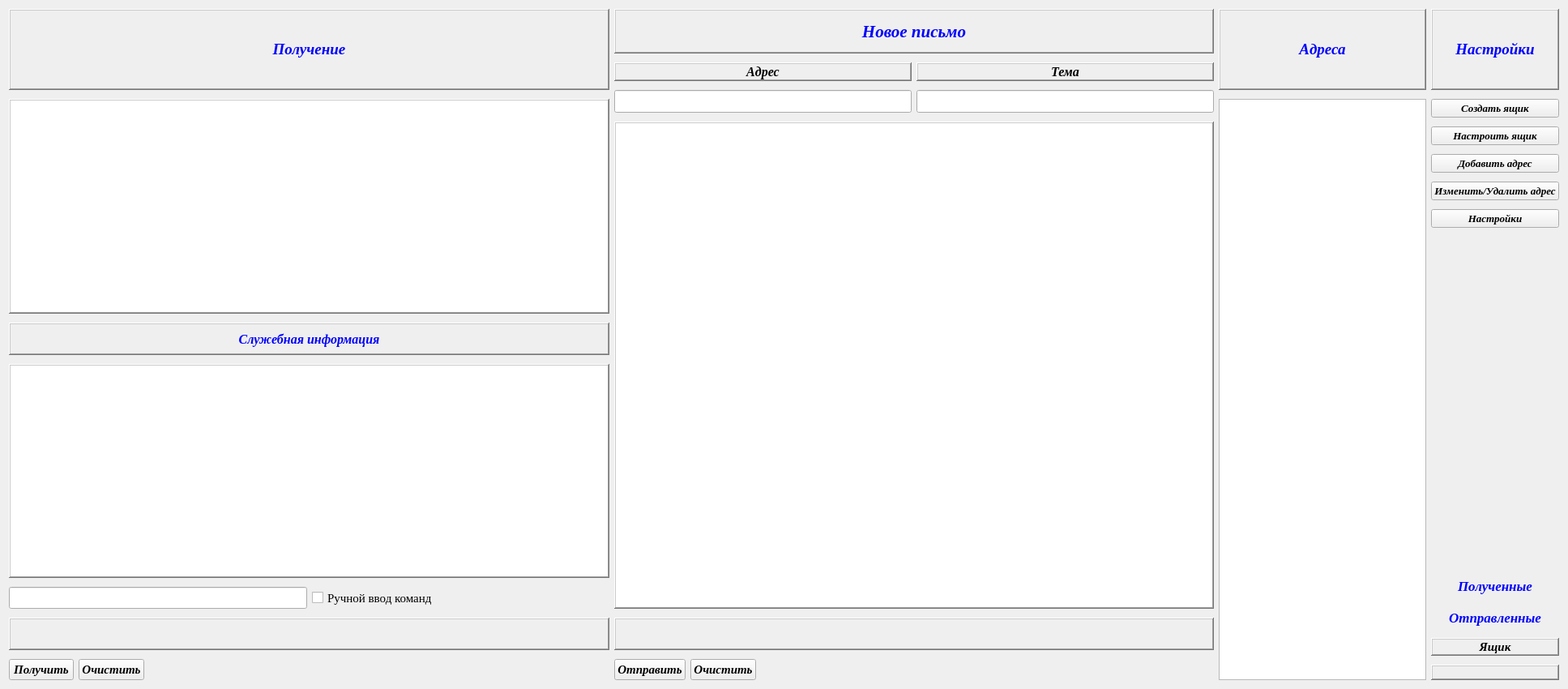
<?xml version="1.0" encoding="UTF-8"?>
<ui version="4.0">
 <class>PostClass</class>
 <widget class="QWidget" name="PostClass">
  <property name="geometry">
   <rect>
    <x>0</x>
    <y>0</y>
    <width>1935</width>
    <height>850</height>
   </rect>
  </property>
  <property name="minimumSize">
   <size>
    <width>0</width>
    <height>850</height>
   </size>
  </property>
  <property name="cursor">
   <cursorShape>ArrowCursor</cursorShape>
  </property>
  <property name="windowTitle">
   <string>Почтовик</string>
  </property>
  <property name="windowIcon">
   <iconset>
    <normaloff>icon2.png</normaloff>icon2.png</iconset>
  </property>
  <layout class="QHBoxLayout" name="horizontalLayout_4">
   <item>
    <layout class="QVBoxLayout" name="verticalLayout">
     <property name="spacing">
      <number>11</number>
     </property>
     <item>
      <widget class="QLabel" name="plblRec">
       <property name="sizePolicy">
        <sizepolicy hsizetype="Preferred" vsizetype="Preferred">
         <horstretch>0</horstretch>
         <verstretch>0</verstretch>
        </sizepolicy>
       </property>
       <property name="minimumSize">
        <size>
         <width>0</width>
         <height>100</height>
        </size>
       </property>
       <property name="styleSheet">
        <string notr="true">font: bold oblique 14pt Times; color: blue;</string>
       </property>
       <property name="frameShape">
        <enum>QFrame::WinPanel</enum>
       </property>
       <property name="frameShadow">
        <enum>QFrame::Raised</enum>
       </property>
       <property name="lineWidth">
        <number>6</number>
       </property>
       <property name="text">
        <string>Получение</string>
       </property>
       <property name="alignment">
        <set>Qt::AlignCenter</set>
       </property>
      </widget>
     </item>
     <item>
      <widget class="QTextEdit" name="m_ptxtReceiver">
       <property name="minimumSize">
        <size>
         <width>700</width>
         <height>0</height>
        </size>
       </property>
       <property name="styleSheet">
        <string notr="true">font: oblique 12pt Times; color: black;</string>
       </property>
       <property name="frameShape">
        <enum>QFrame::WinPanel</enum>
       </property>
       <property name="frameShadow">
        <enum>QFrame::Raised</enum>
       </property>
       <property name="lineWidth">
        <number>7</number>
       </property>
       <property name="readOnly">
        <bool>true</bool>
       </property>
      </widget>
     </item>
     <item>
      <widget class="QLabel" name="plblSender">
       <property name="sizePolicy">
        <sizepolicy hsizetype="Preferred" vsizetype="Preferred">
         <horstretch>0</horstretch>
         <verstretch>0</verstretch>
        </sizepolicy>
       </property>
       <property name="minimumSize">
        <size>
         <width>0</width>
         <height>40</height>
        </size>
       </property>
       <property name="styleSheet">
        <string notr="true">font: bold oblique 12pt Times; color: blue;</string>
       </property>
       <property name="frameShape">
        <enum>QFrame::WinPanel</enum>
       </property>
       <property name="frameShadow">
        <enum>QFrame::Raised</enum>
       </property>
       <property name="lineWidth">
        <number>6</number>
       </property>
       <property name="text">
        <string>Служебная информация</string>
       </property>
       <property name="alignment">
        <set>Qt::AlignCenter</set>
       </property>
      </widget>
     </item>
     <item>
      <widget class="QTextEdit" name="m_ptxtSender">
       <property name="minimumSize">
        <size>
         <width>700</width>
         <height>0</height>
        </size>
       </property>
       <property name="styleSheet">
        <string notr="true">font: 9pt Arial; color: black;</string>
       </property>
       <property name="frameShape">
        <enum>QFrame::WinPanel</enum>
       </property>
       <property name="frameShadow">
        <enum>QFrame::Raised</enum>
       </property>
       <property name="lineWidth">
        <number>6</number>
       </property>
       <property name="readOnly">
        <bool>true</bool>
       </property>
      </widget>
     </item>
     <item>
      <layout class="QHBoxLayout" name="horizontalLayout_3">
       <item>
        <widget class="QLineEdit" name="m_pinput_comServer">
         <property name="sizePolicy">
          <sizepolicy hsizetype="Preferred" vsizetype="Preferred">
           <horstretch>0</horstretch>
           <verstretch>0</verstretch>
          </sizepolicy>
         </property>
         <property name="styleSheet">
          <string notr="true">font: 12pt Times; color: black;</string>
         </property>
        </widget>
       </item>
       <item>
        <widget class="QCheckBox" name="m_pCheckBox">
         <property name="sizePolicy">
          <sizepolicy hsizetype="Preferred" vsizetype="Preferred">
           <horstretch>0</horstretch>
           <verstretch>0</verstretch>
          </sizepolicy>
         </property>
         <property name="styleSheet">
          <string notr="true">font: 11pt Times; color: black;</string>
         </property>
         <property name="text">
          <string>Ручной ввод команд</string>
         </property>
        </widget>
       </item>
      </layout>
     </item>
     <item>
      <widget class="QLabel" name="m_pinfoReceive">
       <property name="sizePolicy">
        <sizepolicy hsizetype="Preferred" vsizetype="Preferred">
         <horstretch>0</horstretch>
         <verstretch>0</verstretch>
        </sizepolicy>
       </property>
       <property name="minimumSize">
        <size>
         <width>0</width>
         <height>40</height>
        </size>
       </property>
       <property name="styleSheet">
        <string notr="true">font: bold oblique 13pt Times; color: red;</string>
       </property>
       <property name="frameShape">
        <enum>QFrame::WinPanel</enum>
       </property>
       <property name="frameShadow">
        <enum>QFrame::Raised</enum>
       </property>
       <property name="lineWidth">
        <number>6</number>
       </property>
       <property name="text">
        <string/>
       </property>
       <property name="alignment">
        <set>Qt::AlignCenter</set>
       </property>
       <property name="margin">
        <number>3</number>
       </property>
      </widget>
     </item>
     <item>
      <layout class="QHBoxLayout" name="horizontalLayout_2">
       <item>
        <widget class="QPushButton" name="pcmd_receive">
         <property name="sizePolicy">
          <sizepolicy hsizetype="Preferred" vsizetype="Preferred">
           <horstretch>0</horstretch>
           <verstretch>0</verstretch>
          </sizepolicy>
         </property>
         <property name="cursor">
          <cursorShape>PointingHandCursor</cursorShape>
         </property>
         <property name="styleSheet">
          <string notr="true">font: bold oblique 11pt Times; color: black;</string>
         </property>
         <property name="text">
          <string>Получить</string>
         </property>
        </widget>
       </item>
       <item>
        <widget class="QPushButton" name="pcmd_clearreceive">
         <property name="sizePolicy">
          <sizepolicy hsizetype="Preferred" vsizetype="Preferred">
           <horstretch>0</horstretch>
           <verstretch>0</verstretch>
          </sizepolicy>
         </property>
         <property name="cursor">
          <cursorShape>PointingHandCursor</cursorShape>
         </property>
         <property name="styleSheet">
          <string notr="true">font: bold oblique 11pt Times; color: black;</string>
         </property>
         <property name="text">
          <string>Очистить</string>
         </property>
        </widget>
       </item>
       <item>
        <spacer name="horizontalSpacer_2">
         <property name="orientation">
          <enum>Qt::Horizontal</enum>
         </property>
         <property name="sizeHint" stdset="0">
          <size>
           <width>40</width>
           <height>20</height>
          </size>
         </property>
        </spacer>
       </item>
      </layout>
     </item>
    </layout>
   </item>
   <item>
    <layout class="QVBoxLayout" name="verticalLayout_5">
     <property name="spacing">
      <number>11</number>
     </property>
     <item>
      <layout class="QVBoxLayout" name="verticalLayout_4">
       <property name="spacing">
        <number>11</number>
       </property>
       <item>
        <widget class="QLabel" name="plblMessage">
         <property name="sizePolicy">
          <sizepolicy hsizetype="Preferred" vsizetype="Preferred">
           <horstretch>0</horstretch>
           <verstretch>0</verstretch>
          </sizepolicy>
         </property>
         <property name="minimumSize">
          <size>
           <width>0</width>
           <height>55</height>
          </size>
         </property>
         <property name="styleSheet">
          <string notr="true">font: bold oblique 16pt Times; color: blue;</string>
         </property>
         <property name="frameShape">
          <enum>QFrame::WinPanel</enum>
         </property>
         <property name="frameShadow">
          <enum>QFrame::Raised</enum>
         </property>
         <property name="lineWidth">
          <number>6</number>
         </property>
         <property name="text">
          <string>Новое письмо</string>
         </property>
         <property name="alignment">
          <set>Qt::AlignCenter</set>
         </property>
        </widget>
       </item>
       <item>
        <layout class="QGridLayout" name="gridLayout">
         <property name="verticalSpacing">
          <number>11</number>
         </property>
         <item row="0" column="0">
          <widget class="QLabel" name="to">
           <property name="sizePolicy">
            <sizepolicy hsizetype="Preferred" vsizetype="Preferred">
             <horstretch>0</horstretch>
             <verstretch>0</verstretch>
            </sizepolicy>
           </property>
           <property name="styleSheet">
            <string notr="true">font: bold oblique 12pt Times; color: black;</string>
           </property>
           <property name="frameShape">
            <enum>QFrame::WinPanel</enum>
           </property>
           <property name="frameShadow">
            <enum>QFrame::Raised</enum>
           </property>
           <property name="lineWidth">
            <number>6</number>
           </property>
           <property name="text">
            <string>Адрес</string>
           </property>
           <property name="alignment">
            <set>Qt::AlignCenter</set>
           </property>
          </widget>
         </item>
         <item row="1" column="0">
          <widget class="QLineEdit" name="m_pTo">
           <property name="sizePolicy">
            <sizepolicy hsizetype="Preferred" vsizetype="Preferred">
             <horstretch>0</horstretch>
             <verstretch>0</verstretch>
            </sizepolicy>
           </property>
           <property name="styleSheet">
            <string notr="true">font: bold oblique 13pt Times; color: black;</string>
           </property>
          </widget>
         </item>
         <item row="0" column="1">
          <widget class="QLabel" name="subject">
           <property name="sizePolicy">
            <sizepolicy hsizetype="Preferred" vsizetype="Preferred">
             <horstretch>0</horstretch>
             <verstretch>0</verstretch>
            </sizepolicy>
           </property>
           <property name="styleSheet">
            <string notr="true">font: bold oblique 12pt Times; color: black;</string>
           </property>
           <property name="frameShape">
            <enum>QFrame::WinPanel</enum>
           </property>
           <property name="frameShadow">
            <enum>QFrame::Raised</enum>
           </property>
           <property name="lineWidth">
            <number>6</number>
           </property>
           <property name="text">
            <string>Тема</string>
           </property>
           <property name="alignment">
            <set>Qt::AlignCenter</set>
           </property>
          </widget>
         </item>
         <item row="1" column="1">
          <widget class="QLineEdit" name="m_pSubject">
           <property name="sizePolicy">
            <sizepolicy hsizetype="Preferred" vsizetype="Preferred">
             <horstretch>0</horstretch>
             <verstretch>0</verstretch>
            </sizepolicy>
           </property>
           <property name="styleSheet">
            <string notr="true">font: bold oblique 13pt Times; color: black;</string>
           </property>
          </widget>
         </item>
        </layout>
       </item>
      </layout>
     </item>
     <item>
      <widget class="QTextEdit" name="m_ptxtMessage">
       <property name="sizePolicy">
        <sizepolicy hsizetype="Expanding" vsizetype="Expanding">
         <horstretch>0</horstretch>
         <verstretch>0</verstretch>
        </sizepolicy>
       </property>
       <property name="minimumSize">
        <size>
         <width>550</width>
         <height>0</height>
        </size>
       </property>
       <property name="styleSheet">
        <string notr="true">font: oblique 14pt Times; color: black;</string>
       </property>
       <property name="frameShape">
        <enum>QFrame::WinPanel</enum>
       </property>
       <property name="frameShadow">
        <enum>QFrame::Raised</enum>
       </property>
       <property name="lineWidth">
        <number>7</number>
       </property>
      </widget>
     </item>
     <item>
      <widget class="QLabel" name="m_pinfoSend">
       <property name="sizePolicy">
        <sizepolicy hsizetype="Preferred" vsizetype="Preferred">
         <horstretch>0</horstretch>
         <verstretch>0</verstretch>
        </sizepolicy>
       </property>
       <property name="minimumSize">
        <size>
         <width>0</width>
         <height>40</height>
        </size>
       </property>
       <property name="styleSheet">
        <string notr="true"/>
       </property>
       <property name="frameShape">
        <enum>QFrame::WinPanel</enum>
       </property>
       <property name="frameShadow">
        <enum>QFrame::Raised</enum>
       </property>
       <property name="lineWidth">
        <number>6</number>
       </property>
       <property name="text">
        <string/>
       </property>
       <property name="alignment">
        <set>Qt::AlignCenter</set>
       </property>
       <property name="margin">
        <number>3</number>
       </property>
      </widget>
     </item>
     <item>
      <layout class="QHBoxLayout" name="horizontalLayout">
       <item>
        <widget class="QPushButton" name="pcmd_send">
         <property name="sizePolicy">
          <sizepolicy hsizetype="Preferred" vsizetype="Preferred">
           <horstretch>0</horstretch>
           <verstretch>0</verstretch>
          </sizepolicy>
         </property>
         <property name="cursor">
          <cursorShape>PointingHandCursor</cursorShape>
         </property>
         <property name="styleSheet">
          <string notr="true">font: bold oblique 11pt Times; color: black;</string>
         </property>
         <property name="text">
          <string>Отправить</string>
         </property>
        </widget>
       </item>
       <item>
        <widget class="QPushButton" name="pcmd_clearsend">
         <property name="sizePolicy">
          <sizepolicy hsizetype="Preferred" vsizetype="Preferred">
           <horstretch>0</horstretch>
           <verstretch>0</verstretch>
          </sizepolicy>
         </property>
         <property name="styleSheet">
          <string notr="true">font: bold oblique 11pt Times; color: black;</string>
         </property>
         <property name="text">
          <string>Очистить</string>
         </property>
        </widget>
       </item>
       <item>
        <spacer name="horizontalSpacer">
         <property name="orientation">
          <enum>Qt::Horizontal</enum>
         </property>
         <property name="sizeHint" stdset="0">
          <size>
           <width>40</width>
           <height>20</height>
          </size>
         </property>
        </spacer>
       </item>
      </layout>
     </item>
    </layout>
   </item>
   <item>
    <layout class="QVBoxLayout" name="verticalLayout_3">
     <property name="spacing">
      <number>11</number>
     </property>
     <item>
      <widget class="QLabel" name="plblAddress">
       <property name="sizePolicy">
        <sizepolicy hsizetype="Preferred" vsizetype="Preferred">
         <horstretch>0</horstretch>
         <verstretch>0</verstretch>
        </sizepolicy>
       </property>
       <property name="minimumSize">
        <size>
         <width>0</width>
         <height>100</height>
        </size>
       </property>
       <property name="styleSheet">
        <string notr="true">font: bold oblique 14pt Times; color: blue;</string>
       </property>
       <property name="frameShape">
        <enum>QFrame::WinPanel</enum>
       </property>
       <property name="frameShadow">
        <enum>QFrame::Raised</enum>
       </property>
       <property name="lineWidth">
        <number>6</number>
       </property>
       <property name="text">
        <string>Адреса</string>
       </property>
       <property name="alignment">
        <set>Qt::AlignCenter</set>
       </property>
      </widget>
     </item>
     <item>
      <widget class="QListWidget" name="m_pListAddress">
       <property name="sizePolicy">
        <sizepolicy hsizetype="Preferred" vsizetype="Expanding">
         <horstretch>0</horstretch>
         <verstretch>0</verstretch>
        </sizepolicy>
       </property>
       <property name="cursor" stdset="0">
        <cursorShape>PointingHandCursor</cursorShape>
       </property>
       <property name="styleSheet">
        <string notr="true">font: oblique bold 13pt Times; color: black;</string>
       </property>
       <property name="iconSize">
        <size>
         <width>124</width>
         <height>152</height>
        </size>
       </property>
       <property name="viewMode">
        <enum>QListView::IconMode</enum>
       </property>
      </widget>
     </item>
    </layout>
   </item>
   <item>
    <layout class="QVBoxLayout" name="verticalLayout_2">
     <property name="spacing">
      <number>11</number>
     </property>
     <item>
      <widget class="QLabel" name="plblSettings">
       <property name="sizePolicy">
        <sizepolicy hsizetype="Preferred" vsizetype="Preferred">
         <horstretch>0</horstretch>
         <verstretch>0</verstretch>
        </sizepolicy>
       </property>
       <property name="minimumSize">
        <size>
         <width>0</width>
         <height>100</height>
        </size>
       </property>
       <property name="font">
        <font>
         <family>Times</family>
         <pointsize>14</pointsize>
         <weight>75</weight>
         <italic>true</italic>
         <bold>true</bold>
        </font>
       </property>
       <property name="styleSheet">
        <string notr="true">font: bold oblique 14pt Times; color: blue;</string>
       </property>
       <property name="frameShape">
        <enum>QFrame::WinPanel</enum>
       </property>
       <property name="frameShadow">
        <enum>QFrame::Raised</enum>
       </property>
       <property name="lineWidth">
        <number>6</number>
       </property>
       <property name="text">
        <string>Настройки</string>
       </property>
       <property name="alignment">
        <set>Qt::AlignCenter</set>
       </property>
      </widget>
     </item>
     <item>
      <widget class="QPushButton" name="pbuttonCreateAccount">
       <property name="sizePolicy">
        <sizepolicy hsizetype="Preferred" vsizetype="Preferred">
         <horstretch>0</horstretch>
         <verstretch>0</verstretch>
        </sizepolicy>
       </property>
       <property name="cursor">
        <cursorShape>PointingHandCursor</cursorShape>
       </property>
       <property name="styleSheet">
        <string notr="true">font: bold oblique 10pt Times; color: black;</string>
       </property>
       <property name="text">
        <string>Создать ящик</string>
       </property>
      </widget>
     </item>
     <item>
      <widget class="QPushButton" name="pbuttonSettingsAccount">
       <property name="sizePolicy">
        <sizepolicy hsizetype="Preferred" vsizetype="Preferred">
         <horstretch>0</horstretch>
         <verstretch>0</verstretch>
        </sizepolicy>
       </property>
       <property name="cursor">
        <cursorShape>PointingHandCursor</cursorShape>
       </property>
       <property name="styleSheet">
        <string notr="true">font: bold oblique 10pt Times; color: black;</string>
       </property>
       <property name="text">
        <string>Настроить ящик</string>
       </property>
      </widget>
     </item>
     <item>
      <widget class="QPushButton" name="pbuttonCreateAddress">
       <property name="sizePolicy">
        <sizepolicy hsizetype="Preferred" vsizetype="Preferred">
         <horstretch>0</horstretch>
         <verstretch>0</verstretch>
        </sizepolicy>
       </property>
       <property name="cursor">
        <cursorShape>PointingHandCursor</cursorShape>
       </property>
       <property name="styleSheet">
        <string notr="true">font: bold oblique 10pt Times; color: black;</string>
       </property>
       <property name="text">
        <string>Добавить адрес</string>
       </property>
      </widget>
     </item>
     <item>
      <widget class="QPushButton" name="pbuttonSettingsAddress">
       <property name="sizePolicy">
        <sizepolicy hsizetype="Preferred" vsizetype="Preferred">
         <horstretch>0</horstretch>
         <verstretch>0</verstretch>
        </sizepolicy>
       </property>
       <property name="cursor">
        <cursorShape>PointingHandCursor</cursorShape>
       </property>
       <property name="styleSheet">
        <string notr="true">font: bold oblique 10pt Times; color: black;</string>
       </property>
       <property name="text">
        <string>Изменить/Удалить адрес</string>
       </property>
      </widget>
     </item>
     <item>
      <widget class="QPushButton" name="pbuttonSettings">
       <property name="sizePolicy">
        <sizepolicy hsizetype="Preferred" vsizetype="Preferred">
         <horstretch>0</horstretch>
         <verstretch>0</verstretch>
        </sizepolicy>
       </property>
       <property name="cursor">
        <cursorShape>PointingHandCursor</cursorShape>
       </property>
       <property name="styleSheet">
        <string notr="true">font: bold oblique 10pt Times; color: black;</string>
       </property>
       <property name="text">
        <string>Настройки</string>
       </property>
      </widget>
     </item>
     <item>
      <spacer name="verticalSpacer">
       <property name="orientation">
        <enum>Qt::Vertical</enum>
       </property>
       <property name="sizeHint" stdset="0">
        <size>
         <width>20</width>
         <height>40</height>
        </size>
       </property>
      </spacer>
     </item>
     <item>
      <widget class="QPushButton" name="pbuttonReceived">
       <property name="sizePolicy">
        <sizepolicy hsizetype="Minimum" vsizetype="Preferred">
         <horstretch>0</horstretch>
         <verstretch>0</verstretch>
        </sizepolicy>
       </property>
       <property name="cursor">
        <cursorShape>PointingHandCursor</cursorShape>
       </property>
       <property name="styleSheet">
        <string notr="true">font: bold oblique 13pt Times; color: blue;</string>
       </property>
       <property name="text">
        <string>Полученные</string>
       </property>
       <property name="flat">
        <bool>true</bool>
       </property>
      </widget>
     </item>
     <item>
      <widget class="QPushButton" name="pbuttonSend">
       <property name="sizePolicy">
        <sizepolicy hsizetype="Minimum" vsizetype="Preferred">
         <horstretch>0</horstretch>
         <verstretch>0</verstretch>
        </sizepolicy>
       </property>
       <property name="cursor">
        <cursorShape>PointingHandCursor</cursorShape>
       </property>
       <property name="styleSheet">
        <string notr="true">font: bold oblique 13pt Times; color: blue;</string>
       </property>
       <property name="text">
        <string>Отправленные</string>
       </property>
       <property name="flat">
        <bool>true</bool>
       </property>
      </widget>
     </item>
     <item>
      <widget class="QLabel" name="plblAccount_info">
       <property name="sizePolicy">
        <sizepolicy hsizetype="Preferred" vsizetype="Preferred">
         <horstretch>0</horstretch>
         <verstretch>0</verstretch>
        </sizepolicy>
       </property>
       <property name="styleSheet">
        <string notr="true">font: bold oblique 11pt Times; color: black;</string>
       </property>
       <property name="frameShape">
        <enum>QFrame::WinPanel</enum>
       </property>
       <property name="frameShadow">
        <enum>QFrame::Raised</enum>
       </property>
       <property name="lineWidth">
        <number>5</number>
       </property>
       <property name="text">
        <string>Ящик</string>
       </property>
       <property name="alignment">
        <set>Qt::AlignCenter</set>
       </property>
      </widget>
     </item>
     <item>
      <widget class="QLabel" name="m_pAccountInfo">
       <property name="sizePolicy">
        <sizepolicy hsizetype="Preferred" vsizetype="Preferred">
         <horstretch>0</horstretch>
         <verstretch>0</verstretch>
        </sizepolicy>
       </property>
       <property name="styleSheet">
        <string notr="true">font: bold oblique 10pt Times; color: black;</string>
       </property>
       <property name="frameShape">
        <enum>QFrame::WinPanel</enum>
       </property>
       <property name="frameShadow">
        <enum>QFrame::Raised</enum>
       </property>
       <property name="lineWidth">
        <number>5</number>
       </property>
       <property name="text">
        <string/>
       </property>
       <property name="alignment">
        <set>Qt::AlignCenter</set>
       </property>
       <property name="margin">
        <number>3</number>
       </property>
      </widget>
     </item>
    </layout>
   </item>
  </layout>
 </widget>
 <layoutdefault spacing="6" margin="11"/>
 <resources>
  <include location="post.qrc"/>
 </resources>
 <connections>
  <connection>
   <sender>pbuttonCreateAccount</sender>
   <signal>clicked()</signal>
   <receiver>PostClass</receiver>
   <slot>slotCreateAccount()</slot>
   <hints>
    <hint type="sourcelabel">
     <x>1764</x>
     <y>188</y>
    </hint>
    <hint type="destinationlabel">
     <x>1403</x>
     <y>187</y>
    </hint>
   </hints>
  </connection>
  <connection>
   <sender>pbuttonSettingsAccount</sender>
   <signal>clicked()</signal>
   <receiver>PostClass</receiver>
   <slot>slotCreateAccount()</slot>
   <hints>
    <hint type="sourcelabel">
     <x>1747</x>
     <y>243</y>
    </hint>
    <hint type="destinationlabel">
     <x>1410</x>
     <y>235</y>
    </hint>
   </hints>
  </connection>
  <connection>
   <sender>pbuttonCreateAddress</sender>
   <signal>clicked()</signal>
   <receiver>PostClass</receiver>
   <slot>slotCreateAddress()</slot>
   <hints>
    <hint type="sourcelabel">
     <x>1796</x>
     <y>298</y>
    </hint>
    <hint type="destinationlabel">
     <x>1399</x>
     <y>266</y>
    </hint>
   </hints>
  </connection>
  <connection>
   <sender>pbuttonSettingsAddress</sender>
   <signal>clicked()</signal>
   <receiver>PostClass</receiver>
   <slot>slotSettingsAddress()</slot>
   <hints>
    <hint type="sourcelabel">
     <x>1761</x>
     <y>338</y>
    </hint>
    <hint type="destinationlabel">
     <x>1405</x>
     <y>328</y>
    </hint>
   </hints>
  </connection>
  <connection>
   <sender>pbuttonSettings</sender>
   <signal>clicked()</signal>
   <receiver>PostClass</receiver>
   <slot>slotSettings()</slot>
   <hints>
    <hint type="sourcelabel">
     <x>1762</x>
     <y>388</y>
    </hint>
    <hint type="destinationlabel">
     <x>1408</x>
     <y>380</y>
    </hint>
   </hints>
  </connection>
  <connection>
   <sender>pbuttonReceived</sender>
   <signal>clicked()</signal>
   <receiver>PostClass</receiver>
   <slot>slotOutMessage()</slot>
   <hints>
    <hint type="sourcelabel">
     <x>1726</x>
     <y>631</y>
    </hint>
    <hint type="destinationlabel">
     <x>1347</x>
     <y>671</y>
    </hint>
   </hints>
  </connection>
  <connection>
   <sender>pbuttonSend</sender>
   <signal>clicked()</signal>
   <receiver>PostClass</receiver>
   <slot>slotOutMessage()</slot>
   <hints>
    <hint type="sourcelabel">
     <x>1701</x>
     <y>697</y>
    </hint>
    <hint type="destinationlabel">
     <x>1343</x>
     <y>712</y>
    </hint>
   </hints>
  </connection>
  <connection>
   <sender>pcmd_receive</sender>
   <signal>clicked()</signal>
   <receiver>PostClass</receiver>
   <slot>slotReceiveMessage()</slot>
   <hints>
    <hint type="sourcelabel">
     <x>78</x>
     <y>824</y>
    </hint>
    <hint type="destinationlabel">
     <x>77</x>
     <y>837</y>
    </hint>
   </hints>
  </connection>
  <connection>
   <sender>pcmd_clearreceive</sender>
   <signal>clicked()</signal>
   <receiver>PostClass</receiver>
   <slot>slotClear()</slot>
   <hints>
    <hint type="sourcelabel">
     <x>601</x>
     <y>823</y>
    </hint>
    <hint type="destinationlabel">
     <x>457</x>
     <y>836</y>
    </hint>
   </hints>
  </connection>
  <connection>
   <sender>m_pinput_comServer</sender>
   <signal>returnPressed()</signal>
   <receiver>PostClass</receiver>
   <slot>slotSendToServer()</slot>
   <hints>
    <hint type="sourcelabel">
     <x>248</x>
     <y>777</y>
    </hint>
    <hint type="destinationlabel">
     <x>250</x>
     <y>780</y>
    </hint>
   </hints>
  </connection>
  <connection>
   <sender>pcmd_clearsend</sender>
   <signal>clicked()</signal>
   <receiver>PostClass</receiver>
   <slot>slotClear()</slot>
   <hints>
    <hint type="sourcelabel">
     <x>1212</x>
     <y>832</y>
    </hint>
    <hint type="destinationlabel">
     <x>836</x>
     <y>836</y>
    </hint>
   </hints>
  </connection>
  <connection>
   <sender>pcmd_send</sender>
   <signal>clicked()</signal>
   <receiver>PostClass</receiver>
   <slot>slotSendMessage()</slot>
   <hints>
    <hint type="sourcelabel">
     <x>842</x>
     <y>820</y>
    </hint>
    <hint type="destinationlabel">
     <x>642</x>
     <y>838</y>
    </hint>
   </hints>
  </connection>
  <connection>
   <sender>m_pTo</sender>
   <signal>textChanged(QString)</signal>
   <receiver>PostClass</receiver>
   <slot>slottextChanged(QString)</slot>
   <hints>
    <hint type="sourcelabel">
     <x>776</x>
     <y>160</y>
    </hint>
    <hint type="destinationlabel">
     <x>738</x>
     <y>112</y>
    </hint>
   </hints>
  </connection>
  <connection>
   <sender>m_pSubject</sender>
   <signal>textChanged(QString)</signal>
   <receiver>PostClass</receiver>
   <slot>slottextChanged(QString)</slot>
   <hints>
    <hint type="sourcelabel">
     <x>1182</x>
     <y>158</y>
    </hint>
    <hint type="destinationlabel">
     <x>1132</x>
     <y>111</y>
    </hint>
   </hints>
  </connection>
 </connections>
 <slots>
  <slot>slotCreateAccount()</slot>
  <slot>slotChoiceAddress(QListWidgetItem*)</slot>
  <slot>slotReadyReadSMTP()</slot>
  <slot>slotReadyReadPOP()</slot>
  <slot>slotErrorSMTP(QAbstractSocket::SocketError)</slot>
  <slot>slotErrorPOP(QAbstractSocket::SocketError)</slot>
  <slot>slotSendToServer()</slot>
  <slot>slotConnectedSMTP()</slot>
  <slot>slotConnectedPOP()</slot>
  <slot>slotSendMessage()</slot>
  <slot>slotReceiveMessage()</slot>
  <slot>slotChoiceMessage(QListWidgetItem*)</slot>
  <slot>slotCreateAddress()</slot>
  <slot>slotSettingsAddress()</slot>
  <slot>slotSettings()</slot>
  <slot>slotHelp()</slot>
  <slot>slotOutMessage()</slot>
  <slot>slotClear()</slot>
  <slot>slotReadySSL(QListWidgetItem*)</slot>
  <slot>slottextChanged(QString)</slot>
 </slots>
</ui>
